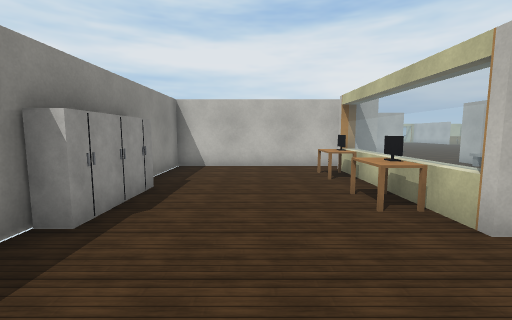
View 1 (above)

24 first-person views from a walk through a world built for the Webots simulator. The camera is 1.2 m above the floor, tilts 6° down and sees 90° across. The floor is counted in squares, 1 m on a side. Each view is taken from the middle of a square. On the plan, view 1 faces up. The plan holds only what a view shows up to about 12 squares ahead; the rest is blank. The place goes on beyond the plan. Robots are left out. Simple shapes and patterns stand in for the simulator's stock objects. Door leaves are left out.

View 2
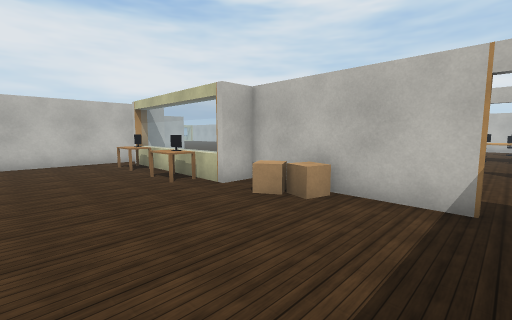

View 3
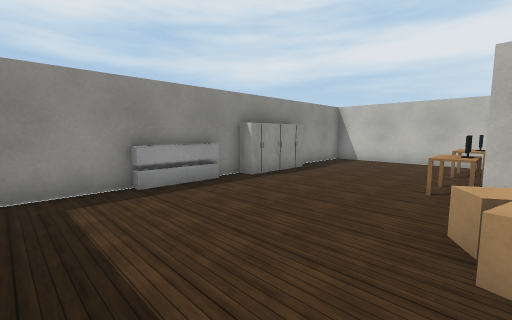

View 4
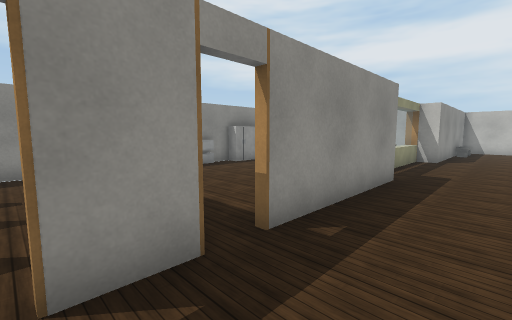

View 5
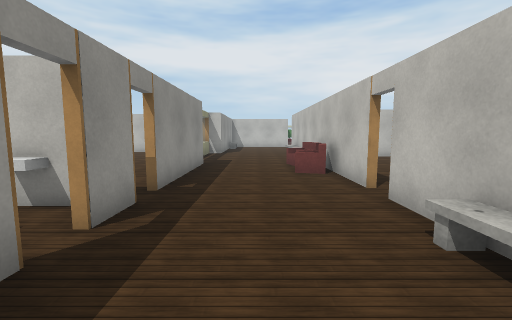

View 6
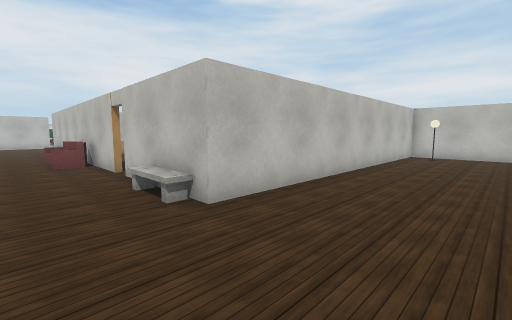

View 7
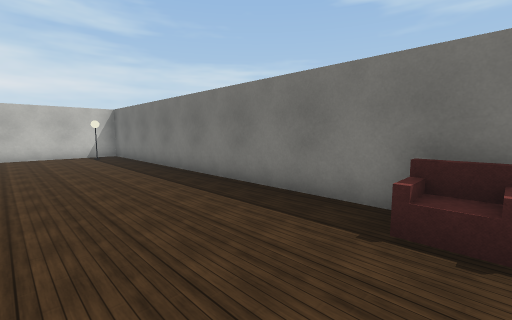

View 8
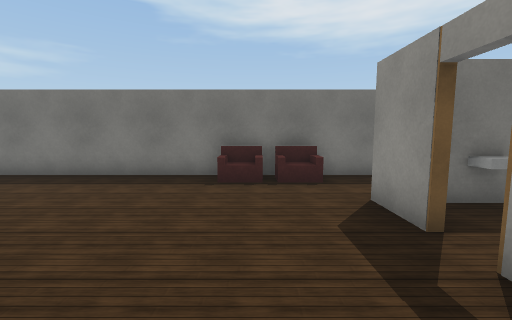

View 9
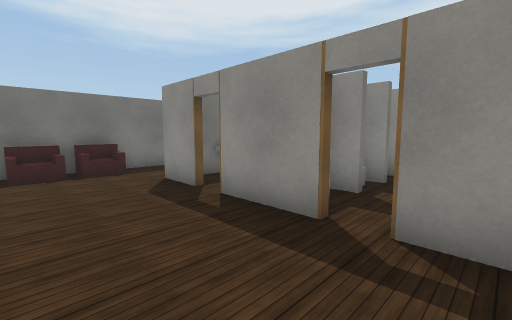

View 10
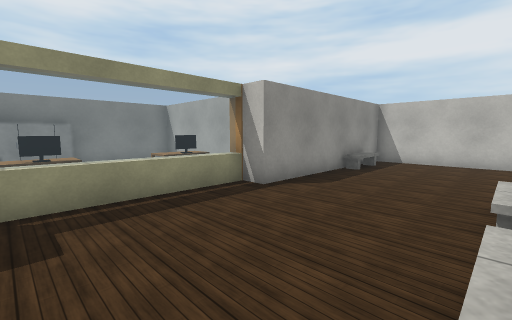

View 11
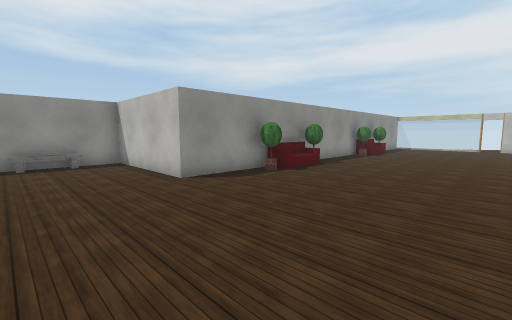

View 12
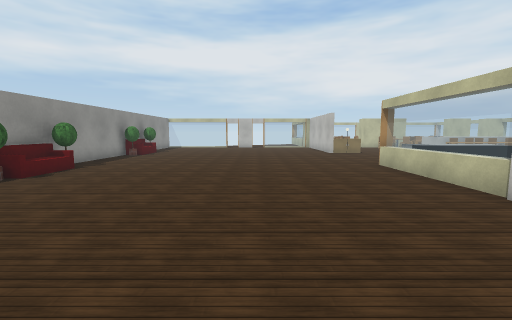

View 13
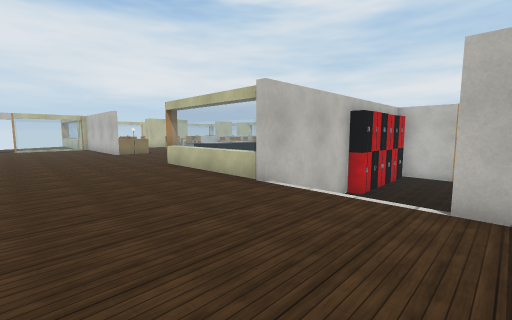

View 14
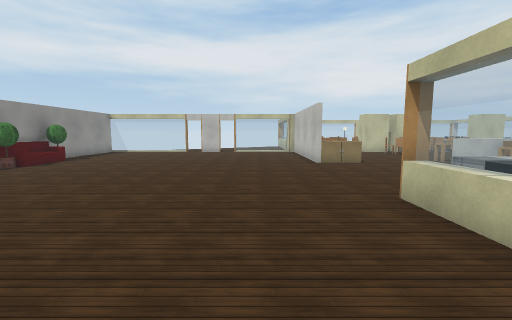

View 15
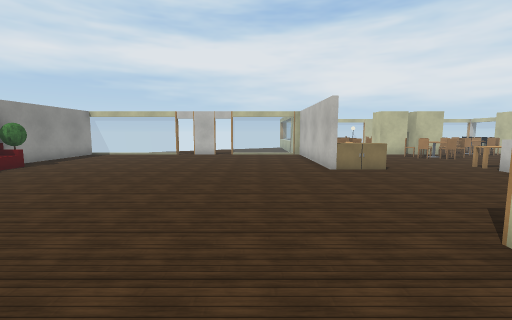

View 16
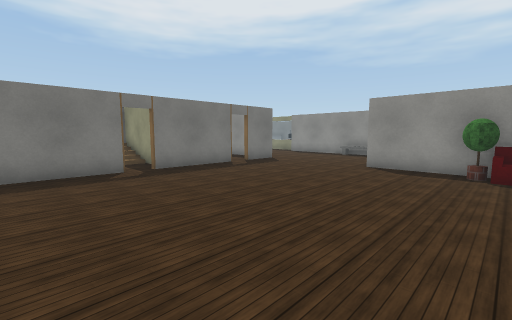

View 17
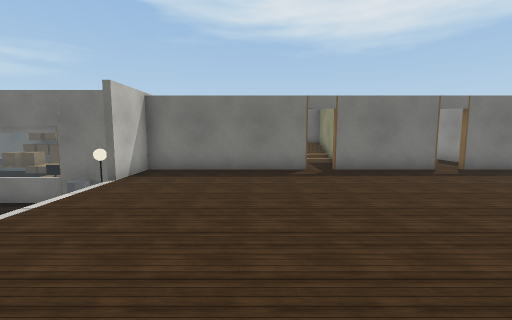

View 18
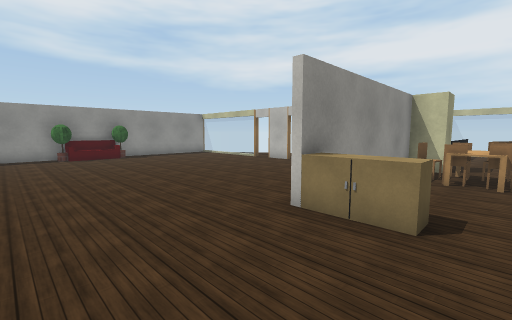

View 19
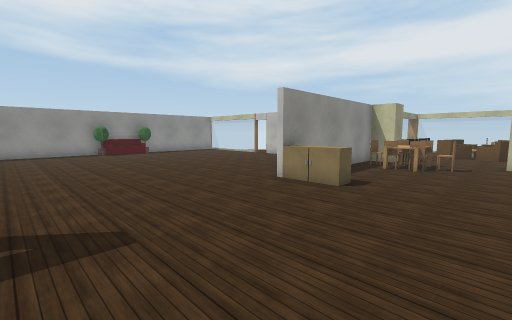

View 20
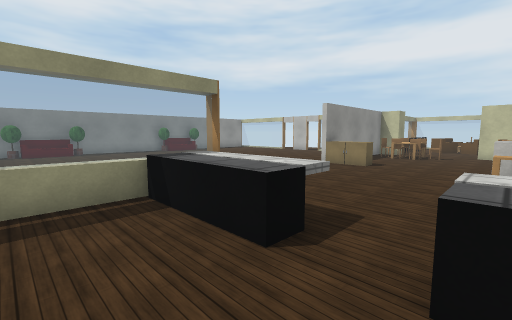

View 21
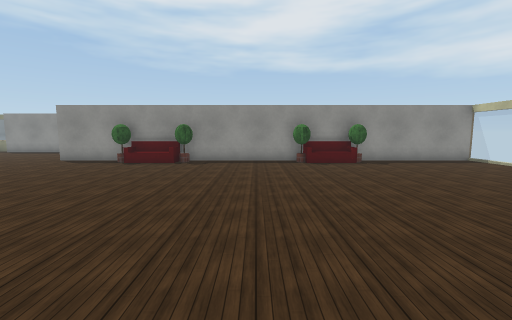

View 22
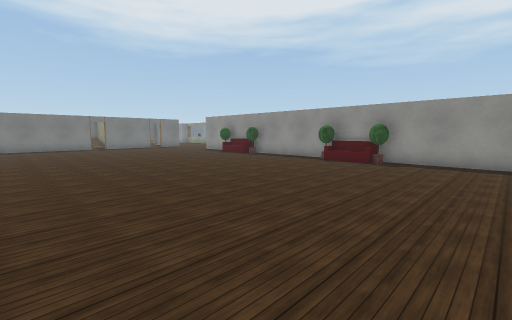

View 23
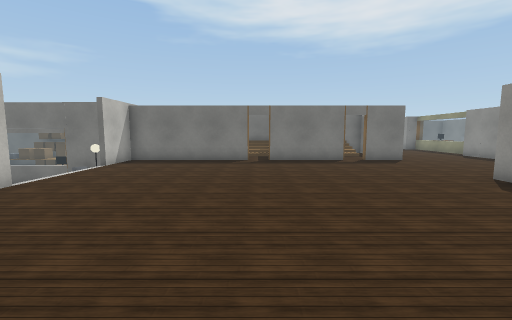

View 24
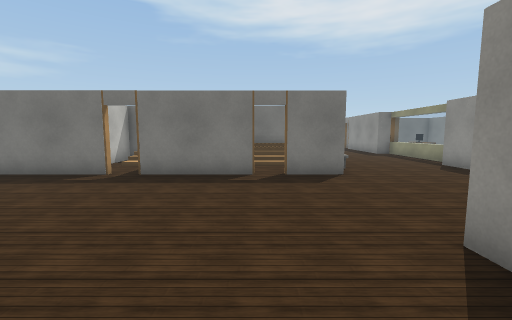

### Floor plan
Key: @ floor where view 1 was taken; # wall or solid block; . floor; D open door; = window, fence, low wall or low ledge; v drop or lower ground; B bench; E desk; M monitor; C cabinet; S shelf; A armchair; T potted tree; F sofa; G grey box; L table; I stairs; R floor lamp; H chair; O other object.
Columns run from 3 left of view 1 to 26 right of it. Each row starts with its distance up from view 1.
 32             #......... .HOHH.
 31             #...........#HH..O
 30             #...........#.....
 29             #...........#.....
 28             T...........CC...L
 27             F................
 26             T................#
 25             #................L
 24             #................O
 23             #................
 22             #................
 21             T...........=GGG.G
 20             FF..........====.=
 19             FT..........=....
 18             T...........=... .
 17             #...........=
 16        ######...........####CC
 15        #................v   vv
 14        #................v   vv
 13        B................v   vv
 12        #................RO v
 11        #....#DD#..D##...#v vvv
 10 ########....#DD###D. ###   M
  9 #......#...B#.   #..
  8 #....E##...B#I   # .#
  7 #....M=.....#I   #  #
  6 #.....=....B I#  I ##
  5 C....M=....B
  4 C....M=.....#
  3 #.....##..AA
  2 S.....O#...A
  1 S.....O#..AA .   OO
  0 S..@...#....#.
 -1 #......#....#...
 -2 #......D...DD...
 -3 #    ###....#    OO
 -4 #.....#D...B#
 -5   ##O#=D...B
 -6     O###...B###########
 -7        D................
 -8        D..............O.#
 -9      ###................#
-10        .................#
-11       ..AAA............O#
-12       ..AA#............
-13       ##  #############

Positions as (right, up) in squares from view 1, and headings:
1: (0, 0), facing up
2: (-1, -2), facing up-right
3: (3, -2), facing up-left
4: (6, -4), facing up-left
5: (6, -7), facing up
6: (6, -10), facing up-right
7: (6, -8), facing down-right
8: (6, -5), facing down
9: (7, -3), facing down-left
10: (8, 4), facing up-left
11: (15, 12), facing up-left
12: (16, 12), facing up
13: (16, 12), facing up-right
14: (18, 17), facing up
15: (18, 19), facing up
16: (18, 19), facing down-left
17: (17, 19), facing down
18: (23, 24), facing up-left
19: (25, 22), facing up-left
20: (26, 18), facing up-left
21: (20, 24), facing left
22: (20, 32), facing down-left
23: (15, 22), facing down
24: (11, 18), facing down
